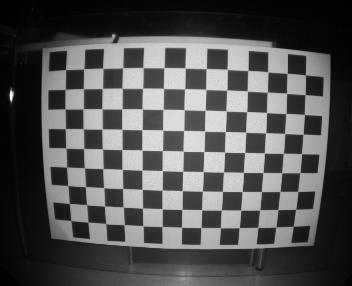
#> input picture 02_Source/data/ampl_chessboard_0.jpg, 352 x 286 px; its folder holds 5 pictures in this run
$ python camera_calibration.py
#> lines starting #> are read from the running program, lines starting #| are printed output that depends on the picture; after the words box and inside, x2 and y2 are one past the last pixel; in counts of white or black regions, pixels touching at a corner belong together
import numpy as np
import cv2 as cv
import glob

# termination criteria
criteria = (cv.TERM_CRITERIA_EPS + cv.TERM_CRITERIA_MAX_ITER, 30, 0.001)
# prepare object points, like (0,0,0), (1,0,0), (2,0,0) ....,(6,5,0)
objp = np.zeros((13*9,3), np.float32)
objp[:,:2] = np.mgrid[0:13,0:9].T.reshape(-1,2)
# Arrays to store object points and image points from all the images.
objpoints = [] # 3d point in real world space
imgpoints = [] # 2d points in image plane.
images = glob.glob('*.jpg')
for fname in images:
    print(fname)
    img = cv.imread(fname)
#> img is the input picture: shape (286, 352, 3); min 0, max 250, mean 82.7
    gray = cv.cvtColor(img, cv.COLOR_BGR2GRAY)
    # Find the chess board corners
    ret, corners = cv.findChessboardCorners(gray, (13,9), None)
#> ret = True; corners = 117 rows, first 8: [293.3, 226.1], [275.9, 226.9], [258, 227.4], [239.3, 227.7], [220.4, 227.7], [200.9, 227.5], [181.3, 227.2], [162.1, 226.6]
    # If found, add object points, image points (after refining them)
    print(ret)
#| True
    if ret == True:
        objpoints.append(objp)
        corners2 = cv.cornerSubPix(gray,corners, (11,11), (-1,-1), criteria)
#> corners2 = 117 rows, first 8: [293.3, 226.4], [275.8, 226.9], [258, 227.5], [239.2, 227.6], [220.5, 227.7], [200.9, 227.5], [181.6, 227.2], [162, 226.5]
        imgpoints.append(corners)
        # Draw and display the corners
        cv.drawChessboardCorners(img, (13,9), corners2, ret)
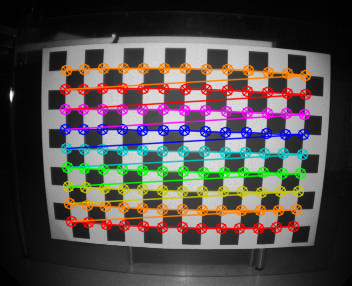
#> img: shape (286, 352, 3); 19.72% of pixels changed, all inside (x1, y1, x2, y2) = (59, 62, 312, 235)
        cv.imshow('img', img)
        cv.waitKey(500)
#> pass 2 of the loop `for fname in images:`:
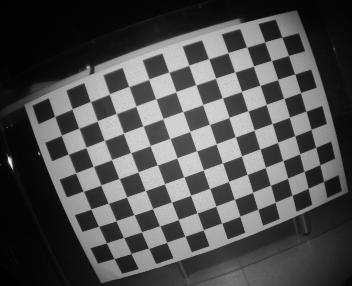
#> input picture 02_Source/data/ampl_chessboard_1.jpg, 352 x 286 px
#> img is the input picture: shape (286, 352, 3); min 0, max 250, mean 79.3
#> corners = 117 rows, first 8: [54.18, 116.2], [72.36, 108.6], [90.06, 101.3], [109.2, 93.81], [128.8, 86.2], [148.8, 79.35], [168.8, 71.9], [189.1, 65.29]
#| True
#> corners2 = 117 rows, first 8: [54.58, 116.4], [72.17, 109.1], [90.35, 101.4], [109.4, 94.06], [128.7, 86.43], [148.8, 79.27], [168.7, 72], [188.9, 65.28]
#> `cv.drawChessboardCorners(img, (13,9), corners2, ret)`:
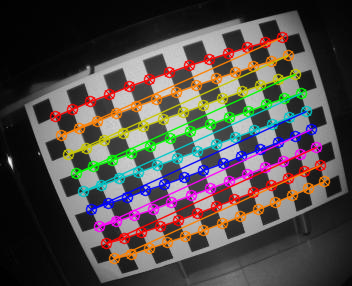
#> img: shape (286, 352, 3); 19.2% of pixels changed, all inside (x1, y1, x2, y2) = (49, 31, 331, 265)
#> pass 3 of the loop `for fname in images:`:
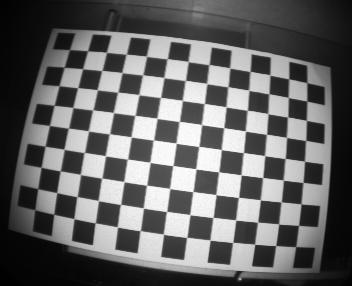
#> input picture 02_Source/data/ampl_chessboard_10.jpg, 352 x 286 px
#> img is the input picture: shape (286, 352, 3); min 0, max 255, mean 99.3
#> corners = 117 rows, first 8: [69.44, 49.6], [87.38, 50.91], [105.8, 52.02], [125.5, 54.62], [144.8, 55.77], [167.6, 58.47], [188.1, 61.48], [209.5, 64.35]
#| True
#> corners2 = 117 rows, first 8: [69.43, 49.41], [87.61, 50.9], [106.4, 52.17], [126.3, 54.2], [146.4, 56.26], [167.2, 58.79], [188.1, 61.51], [209.1, 64.56]
#> `cv.drawChessboardCorners(img, (13,9), corners2, ret)`:
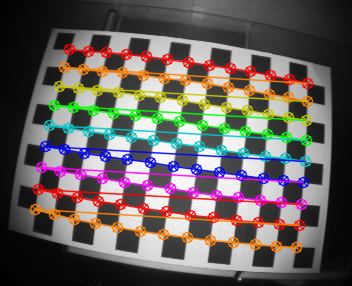
#> img: shape (286, 352, 3); mean B, G, R 92.1, 94.6, 101.3
#> the loop made 5 passes; the first 3 are shown
cv.destroyAllWindows()
ret, mtx, dist, rvecs, tvecs = cv.calibrateCamera(objpoints, imgpoints, gray.shape[::-1], None, None)

img = cv.imread('ampl_chessboard_9.jpg')
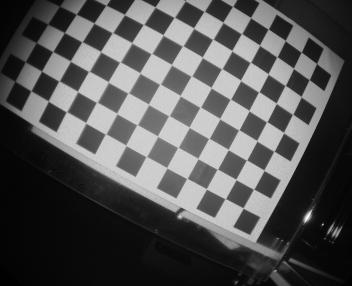
#> input picture 02_Source/data/ampl_chessboard_9.jpg, 352 x 286 px
#> img is the input picture: shape (286, 352, 3); min 0, max 255, mean 82.7
h,  w = img.shape[:2]
#> h = 286; w = 352
newcameramtx, roi = cv.getOptimalNewCameraMatrix(mtx, dist, (w,h), 1, (w,h))
print("mtx")
print(mtx)
print(type(mtx))
print("dist")
print(dist)
print("newcameramtx")
print(newcameramtx)
print(type(img))
print(np.amax(img))
# undistort
dst = cv.undistort(img, mtx, dist, None, newcameramtx)
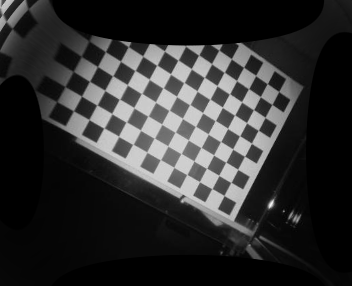
#> dst: shape (286, 352, 3); min 0, max 248, mean 46.5
# crop the image
x, y, w, h = roi
print(roi)
dst = dst[y:y+h, x:x+w]
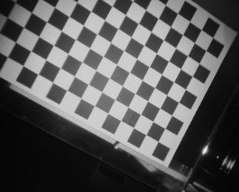
#> dst: shape (192, 239, 3); min 2, max 248, mean 88.5
cv.imwrite('calibresult.png', dst)
